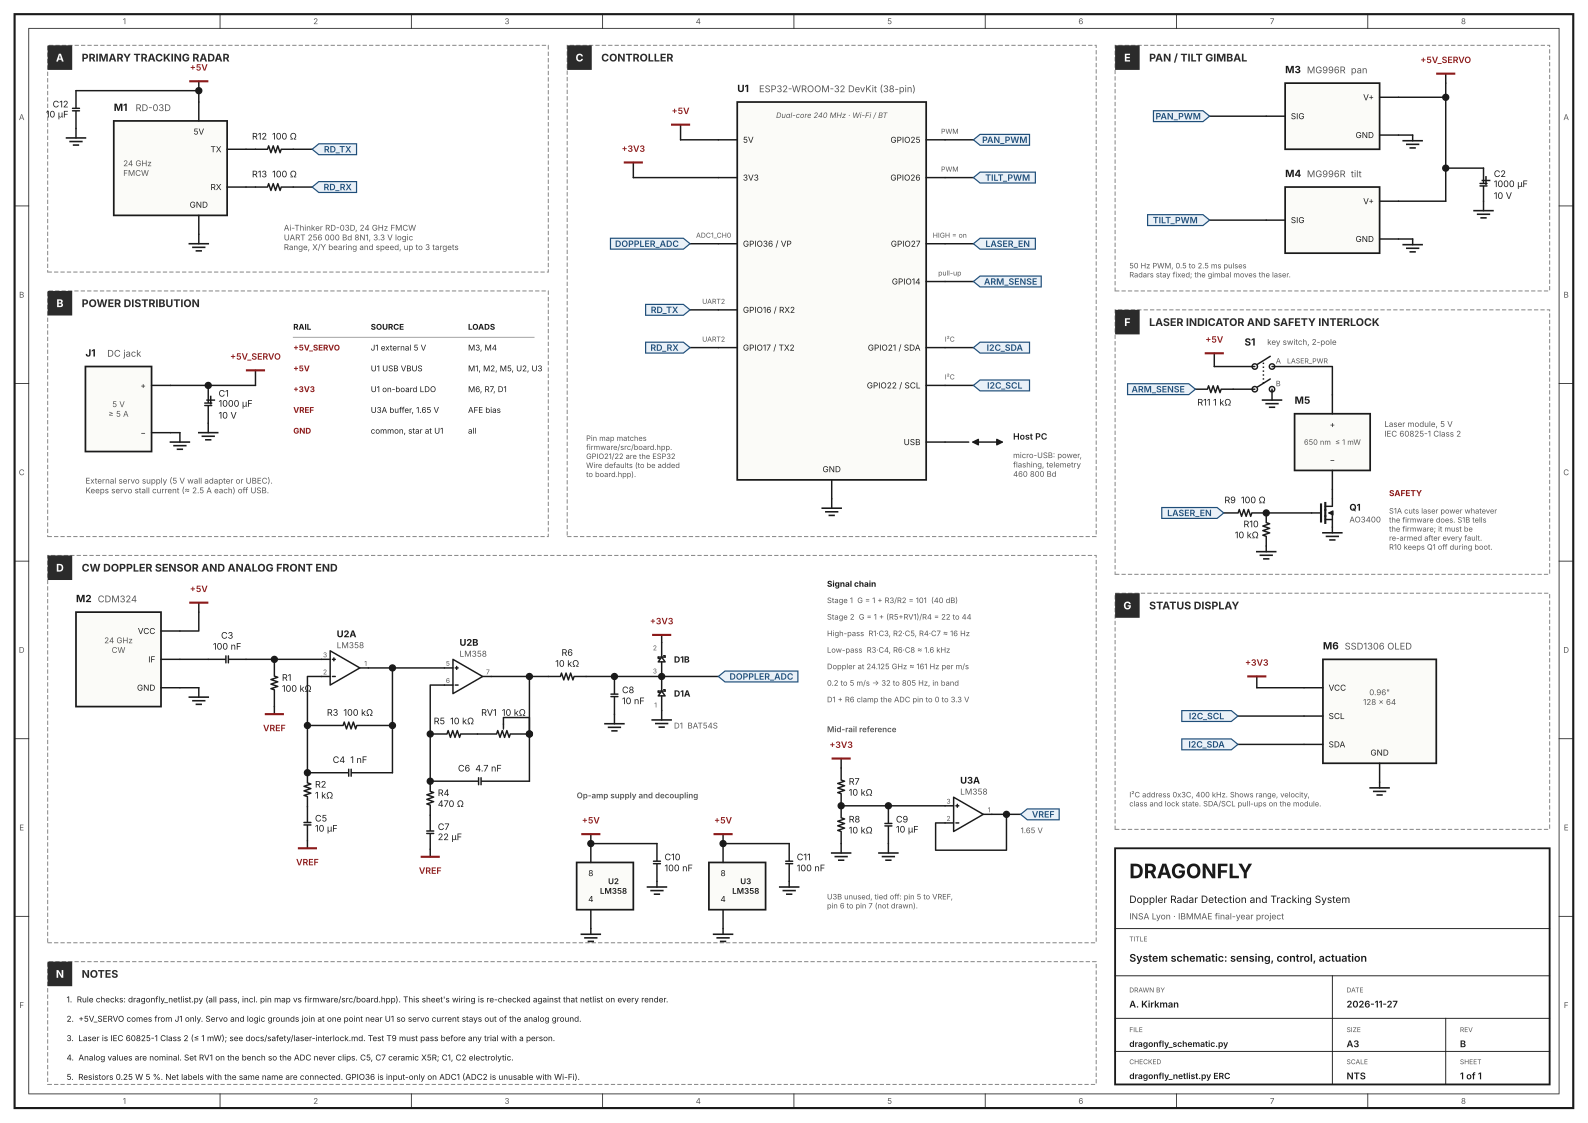

Source code (Python):
"""Dragonfly system schematic (Rev B).

Draws the full system schematic on one A3 landscape sheet with schemdraw
(component symbols) and matplotlib (frames, modules, net labels, title block).

Usage:  python dragonfly_schematic.py [outdir]
Writes dragonfly_schematic.{pdf,svg,png}.
"""

import re
import sys
from pathlib import Path

import matplotlib

matplotlib.use("Agg")
import matplotlib.pyplot as plt
import schemdraw
import schemdraw.elements as elm
from matplotlib.patches import Polygon, Rectangle

OUT = Path(sys.argv[1]) if len(sys.argv) > 1 else Path(".")
FONT = "Inter"
W, H = 168.0, 118.8  # drawing units, A3 aspect

INK = "#1a1a1a"
NET = "#1F4E79"
NETFILL = "#EAF1F8"
PWR = "#8B1A1A"
FRAME = "#8C8C8C"
MUTED = "#555555"
LW = 1.1

plt.rcParams["font.family"] = FONT
fig = plt.figure(figsize=(16.54, 11.69))
ax = fig.add_axes([0, 0, 1, 1])
ops = []  # deferred matplotlib drawing

# Connectivity recorded while drawing, so the sheet itself can be checked against the netlist.
SEGS = []  # wire segments ((x0, y0), (x1, y1))
LABELS = []  # ((x, y), net name) from net flags, power ports and ground symbols
PINS = {}  # (ref, pin) -> (x, y) terminal point of a drawn part


# ---------------------------------------------------------------- primitives
def wire(*pts, record=True):
    if record:
        SEGS.extend(zip(pts[:-1], pts[1:], strict=True))
    xs, ys = zip(*pts, strict=True)
    ops.append(lambda: ax.plot(xs, ys, color=INK, lw=LW, solid_capstyle="round", zorder=3))


def dot(x, y):
    ops.append(lambda: ax.add_patch(plt.Circle((x, y), 0.32, color=INK, zorder=5)))


def text(
    x, y, s, size=7, color=INK, ha="left", va="center", weight="normal", style="normal", rot=0, z=6
):
    ops.append(
        lambda: ax.text(
            x,
            y,
            s,
            fontsize=size,
            color=color,
            ha=ha,
            va=va,
            fontweight=weight,
            fontstyle=style,
            rotation=rot,
            zorder=z,
        )
    )


def flag(x, y, name, side):
    """Net label attached to a wire end at (x, y); body extends to `side` ('l' or 'r')."""
    h = 1.15
    w = 0.62 * len(name) + 1.6
    s = 1 if side == "r" else -1
    pts = [
        (x, y),
        (x + s * 0.7, y + h / 2),
        (x + s * w, y + h / 2),
        (x + s * w, y - h / 2),
        (x + s * 0.7, y - h / 2),
    ]
    ops.append(
        lambda: ax.add_patch(Polygon(pts, closed=True, fc=NETFILL, ec=NET, lw=0.9, zorder=4))
    )
    text(x + s * (w + 0.7) / 2, y, name, size=6.6, color=NET, ha="center", weight="semibold")


def port(x, y, name, up=True, stub=1.6):
    """Power-port symbol: stub from (x, y), bar, rail name."""
    s = 1 if up else -1
    wire((x, y), (x, y + s * stub))
    yb = y + s * stub
    ops.append(lambda: ax.plot([x - 0.9, x + 0.9], [yb, yb], color=PWR, lw=1.6, zorder=4))
    text(
        x,
        yb + s * 0.9,
        name,
        size=6.6,
        color=PWR,
        ha="center",
        weight="semibold",
        va="bottom" if up else "top",
    )


def gnd(x, y, stub=1.0):
    wire((x, y), (x, y - stub))
    LABELS.append(((x, y - stub), "GND"))
    yb = y - stub
    for i, half in enumerate((1.0, 0.62, 0.25)):
        yy = yb - i * 0.38
        ops.append(
            lambda yy=yy, half=half: ax.plot(
                [x - half, x + half], [yy, yy], color=INK, lw=1.2, zorder=4
            )
        )


def frame(x0, y0, x1, y1, tag, title):
    ops.append(
        lambda: ax.add_patch(
            Rectangle(
                (x0, y0), x1 - x0, y1 - y0, fill=False, ec=FRAME, lw=0.8, ls=(0, (4, 2)), zorder=1
            )
        )
    )
    ops.append(
        lambda: ax.add_patch(Rectangle((x0, y1 - 2.6), 2.6, 2.6, fc="#2B2B2B", ec="none", zorder=2))
    )
    text(x0 + 1.3, y1 - 1.3, tag, size=8, color="white", ha="center", weight="bold")
    text(x0 + 3.6, y1 - 1.3, title, size=8, weight="bold", color="#2B2B2B")


def pin_id(name):
    """Module pin name on the sheet -> pin key in the netlist."""
    m = re.match(r"GPIO(\d+)", name)
    return f"IO{m.group(1)}" if m else name.replace("−", "-")


def module(x0, y0, w, h, ref, value, pins, desc=None, pid=None):
    """Box with pins. pins: list of (side, pos, name) where side in L/R/T/B and pos is
    the y (L/R) or x (T/B) coordinate. Returns {name: pin-end (x, y)}."""
    ops.append(
        lambda: ax.add_patch(Rectangle((x0, y0), w, h, fc="#FBFBF8", ec=INK, lw=1.3, zorder=2))
    )
    text(x0, y0 + h + 0.8, ref, size=7.5, weight="bold", va="bottom")
    text(x0 + len(ref) * 0.75 + 0.8, y0 + h + 0.8, value, size=7, va="bottom", color=MUTED)
    if desc:
        text(
            x0 + w / 2,
            y0 + h / 2 if not any(p[0] in "LR" for p in pins) else y0 + 1.0,
            desc,
            size=5.8,
            color=MUTED,
            ha="center",
            style="italic",
        )
    ends = {}
    L = 2.0
    for side, pos, name in pins:
        if side == "L":
            a, b = (x0, pos), (x0 - L, pos)
            text(x0 + 0.6, pos, name, size=6.2)
        elif side == "R":
            a, b = (x0 + w, pos), (x0 + w + L, pos)
            text(x0 + w - 0.6, pos, name, size=6.2, ha="right")
        elif side == "T":
            a, b = (pos, y0 + h), (pos, y0 + h + L)
            text(pos, y0 + h - 0.6, name, size=6.2, ha="center", va="top")
        else:
            a, b = (pos, y0), (pos, y0 - L)
            text(pos, y0 + 0.6, name, size=6.2, ha="center", va="bottom")
        wire(a, b)
        ends[name] = b
        if name != "USB":  # USB goes to the host PC, off the netlist
            PINS[(pid or ref, pin_id(name))] = b
    return ends


sys.path.insert(0, str(Path(__file__).resolve().parent))
from dragonfly_netlist import NETS, PARTS, PASSIVES  # noqa: E402

_flag, _port = flag, port
DRAWN_NETS = set()


def flag(x, y, name, side):
    assert name in NETS, f"net label {name} is not in the netlist"
    DRAWN_NETS.add(name)
    LABELS.append(((x, y), name))
    _flag(x, y, name, side)


def port(x, y, name, up=True, stub=1.6):
    assert name in NETS, f"rail {name} is not in the netlist"
    DRAWN_NETS.add(name)
    _port(x, y, name, up, stub)
    LABELS.append(((x, y + (stub if up else -stub)), name))


def lab(ref, sep="\n"):
    """Designator and value straight from the netlist, so the drawing cannot drift.
    Also tells part() which component it is placing, so its terminals are recorded."""
    PENDING[0] = ref
    return f"{ref}{sep}{PASSIVES[ref][0]}".replace(" 10 V", "\n10 V")


S = 1.45  # symbol scale
d = schemdraw.Drawing(canvas=ax, show=False)
d.config(fontsize=6.8, font=FONT, lw=LW, color=INK)


PENDING = [None]


def part(e, scale=S):
    el = d.add(e.scale(scale))
    ref, PENDING[0] = PENDING[0], None
    if ref:
        PINS[(ref, "1")] = tuple(el.absanchors["start"])
        PINS[(ref, "2")] = tuple(el.absanchors["end"])
    return el


def pinno(x, y, n, ha="left"):
    text(x, y, n, size=5, color=MUTED, ha=ha, va="bottom")


# ---------------------------------------------------------------- A  RD-03D
frame(5, 90, 58, 114, "A", "PRIMARY TRACKING RADAR")
p = module(
    12,
    96,
    12,
    10,
    "M1",
    "RD-03D",
    [("T", 21, "5V"), ("B", 21, "GND"), ("R", 103, "TX"), ("R", 99, "RX")],
)
vx, vy = p["5V"][0], p["5V"][1] + 1.2
wire(p["5V"], (vx, vy))
port(vx, vy, "+5V", stub=1.0)
gnd(*p["GND"])
# supply bulk capacitor at the module (Rd-03D spec 7: ripple within 100 mV)
dot(vx, vy)
wire((vx, vy), (8, vy))
part(elm.Capacitor().at((8, vy)).down(4).label(lab("C12"), loc="top", ofst=0.3))
gnd(8, vy - 4)
# 100 Ω series resistors on the UART lines (Rd-03D spec 7.4)
wire(p["TX"], (27, 103))
part(elm.Resistor().at((27, 103)).right(4).label(lab("R12", "  "), loc="top", ofst=0.3))
wire((31, 103), (33, 103))
flag(33, 103, "RD_TX", "r")
wire(p["RX"], (27, 99))
part(elm.Resistor().at((27, 99)).right(4).label(lab("R13", "  "), loc="top", ofst=0.3))
wire((31, 99), (33, 99))
flag(33, 99, "RD_RX", "r")
text(13.0, 101, "24 GHz\nFMCW", size=6, color=MUTED)
text(
    30,
    95.2,
    "Ai-Thinker RD-03D, 24 GHz FMCW\nUART 256 000 Bd 8N1, 3.3 V logic\nRange, X/Y bearing and speed, up to 3 targets",
    size=6,
    color=MUTED,
    va="top",
)

# ---------------------------------------------------------------- B  POWER
frame(5, 62, 58, 88, "B", "POWER DISTRIBUTION")
p = module(9, 71, 7, 9, "J1", "DC jack", [("R", 78, "+"), ("R", 73, "−")])
text(12.5, 75.5, "5 V\n≥ 5 A", size=6, color=MUTED, ha="center")
wire(p["+"], (27, 78))
dot(22, 78)
part(elm.Capacitor(polar=True).at((22, 78)).down(4).label(lab("C1"), loc="bottom", ofst=0.5))
gnd(22, 74)
port(27, 78, "+5V_SERVO")
wire(p["−"], (19, 73))
gnd(19, 73)
text(
    9,
    67.4,
    "External servo supply (5 V wall adapter or UBEC).\nKeeps servo stall current (≈ 2.5 A each) off USB.",
    size=6,
    color=MUTED,
    va="center",
)
tx, ty = 31, 84.2
rows = [
    ("RAIL", "SOURCE", "LOADS"),
    ("+5V_SERVO", "J1 external 5 V", "M3, M4"),
    ("+5V", "U1 USB VBUS", "M1, M2, M5, U2, U3"),
    ("+3V3", "U1 on-board LDO", "M6, R7, D1"),
    ("VREF", "U3A buffer, 1.65 V", "AFE bias"),
    ("GND", "common, star at U1", "all"),
]
for i, (a_, b_, c_) in enumerate(rows):
    yy = ty - i * 2.2
    hdr = i == 0
    text(tx, yy, a_, size=6, weight="bold", color=INK if hdr else PWR)
    text(tx + 8.2, yy, b_, size=6, weight="bold" if hdr else "normal")
    text(tx + 18.5, yy, c_, size=6, weight="bold" if hdr else "normal")
ops.append(lambda: ax.plot([tx, 56.5], [ty - 1.1, ty - 1.1], color=FRAME, lw=0.6, zorder=3))

# ---------------------------------------------------------------- D  ESP32
frame(60, 62, 116, 114, "C", "CONTROLLER")
p = module(
    78,
    68,
    20,
    40,
    "U1",
    "ESP32-WROOM-32 DevKit (38-pin)",
    [
        ("L", 104, "5V"),
        ("L", 100, "3V3"),
        ("L", 93, "GPIO36 / VP"),
        ("L", 86, "GPIO16 / RX2"),
        ("L", 82, "GPIO17 / TX2"),
        ("R", 104, "GPIO25"),
        ("R", 100, "GPIO26"),
        ("R", 93, "GPIO27"),
        ("R", 89, "GPIO14"),
        ("R", 82, "GPIO21 / SDA"),
        ("R", 78, "GPIO22 / SCL"),
        ("R", 72, "USB"),
        ("B", 88, "GND"),
    ],
)
wire(p["5V"], (72, 104))
port(72, 104, "+5V")
wire(p["3V3"], (67, 100))
port(67, 100, "+3V3")
wire(p["GPIO36 / VP"], (73, 93))
flag(73, 93, "DOPPLER_ADC", "l")
wire(p["GPIO16 / RX2"], (73, 86))
flag(73, 86, "RD_TX", "l")
wire(p["GPIO17 / TX2"], (73, 82))
flag(73, 82, "RD_RX", "l")
wire(p["GPIO25"], (103, 104))
flag(103, 104, "PAN_PWM", "r")
wire(p["GPIO26"], (103, 100))
flag(103, 100, "TILT_PWM", "r")
wire(p["GPIO27"], (103, 93))
flag(103, 93, "LASER_EN", "r")
wire(p["GPIO14"], (103, 89))
flag(103, 89, "ARM_SENSE", "r")
wire(p["GPIO21 / SDA"], (103, 82))
flag(103, 82, "I2C_SDA", "r")
wire(p["GPIO22 / SCL"], (103, 78))
flag(103, 78, "I2C_SCL", "r")
gnd(*p["GND"])
ux, uy = p["USB"]
wire((ux, uy), (ux + 2.5, uy))
ops.append(
    lambda: ax.annotate(
        "",
        xy=(ux + 6.5, uy),
        xytext=(ux + 2.5, uy),
        arrowprops=dict(arrowstyle="<|-|>", color=INK, lw=LW),
        zorder=3,
    )
)
text(ux + 7.2, uy + 0.6, "Host PC", size=6.6, weight="semibold")
text(
    ux + 7.2,
    uy - 0.9,
    "micro-USB: power,\nflashing, telemetry\n460 800 Bd",
    size=5.8,
    color=MUTED,
    va="top",
)
for yy, s_ in [(93, "ADC1_CH0"), (86, "UART2"), (82, "UART2")]:
    text(75.5, yy + 0.9, s_, size=5.2, color=MUTED, ha="center")
for yy, s_ in [
    (104, "PWM"),
    (100, "PWM"),
    (93, "HIGH = on"),
    (89, "pull-up"),
    (82, "I²C"),
    (78, "I²C"),
]:
    text(100.5, yy + 0.9, s_, size=5.2, color=MUTED, ha="center")
text(
    88, 106.6, "Dual-core 240 MHz · Wi-Fi / BT", size=5.6, color=MUTED, ha="center", style="italic"
)
text(
    62,
    70.5,
    "Pin map matches\nfirmware/src/board.hpp.\nGPIO21/22 are the ESP32\nWire defaults (to be added\nto board.hpp).",
    size=5.6,
    color=MUTED,
    va="center",
)

# ---------------------------------------------------------------- C  ANALOG FRONT END
frame(5, 19, 116, 60, "D", "CW DOPPLER SENSOR AND ANALOG FRONT END")
Y = 49.0
p = module(8, 44, 9, 10, "M2", "CDM324", [("R", 52, "VCC"), ("R", Y, "IF"), ("R", 46, "GND")])
text(12.5, 50.5, "24 GHz\nCW", size=6, color=MUTED, ha="center")
wire(p["VCC"], (21, 52), (21, 54))
port(21, 54, "+5V", stub=1.0)
wire(p["GND"], (21, 46))
gnd(21, 46)
wire(p["IF"], (22, Y))
part(elm.Capacitor().at((22, Y)).right(4).label(lab("C3"), loc="top", ofst=0.3))
wire((26, Y), (34, Y))
dot(29, Y)
part(elm.Resistor().at((29, Y)).down(5).label(lab("R1"), loc="bottom", ofst=0.3))
port(29, Y - 5, "VREF", up=False, stub=0.8)


def opamp(x, y, ref, pins):
    o = part(elm.Opamp(leads=True).right().flip().anchor("in2").at((x, y)))
    A = {k: tuple(v) for k, v in o.absanchors.items()}
    for anchor, pin in zip(("in2", "in1", "out"), pins, strict=True):
        PINS[(ref[:2], pin)] = A[anchor]
    text(x + 1.6, y + 2.7, ref, size=7, weight="bold")
    text(x + 1.6, y + 1.5, "LM358", size=6.2, color=MUTED)
    pinno(A["in2"][0] + 0.15, A["in2"][1] + 0.05, pins[0])
    pinno(A["in1"][0] + 0.15, A["in1"][1] + 0.05, pins[1])
    pinno(A["out"][0] - 0.15, A["out"][1] + 0.05, pins[2], ha="right")
    return A


def amp_stage(A, nx, fb_parts, cfb, rg, cdc, xr, y_r, y_c, rg_len=4):
    """Non-inverting stage: feedback R (and optional trimmer) at y_r, C at y_c below the op-amp."""
    n1, o = A["in1"], A["out"]
    wire(n1, (nx, n1[1]), (nx, y_c))
    dot(nx, y_r)
    x = nx
    for kind, ref, ln in fb_parts:
        if kind == "R":
            part(elm.Resistor().at((x, y_r)).right(ln).label(lab(ref, "  "), loc="top", ofst=0.3))
        else:
            pot = part(
                elm.Potentiometer()
                .at((x, y_r))
                .right(ln)
                .label(f"{ref}  {PARTS[ref][0].split()[0]} kΩ", loc="top", ofst=0.3)
            )
            tp = pot.absanchors["tap"]
            PINS[(ref, "1")] = tuple(pot.absanchors["start"])
            PINS[(ref, "3")] = tuple(pot.absanchors["end"])
            PINS[(ref, "2")] = tuple(tp)
            wire(tuple(tp), (tp[0], tp[1] + 0.7), (x + ln, tp[1] + 0.7), (x + ln, y_r))
            dot(x + ln, y_r)
        x += ln
    wire((x, y_r), (xr, y_r))
    part(elm.Capacitor().at((nx, y_c)).right(xr - nx).label(lab(cfb, "  "), loc="top", ofst=0.3))
    wire((xr, y_c), (xr, o[1]))
    dot(xr, y_r)
    dot(nx, y_c)
    part(elm.Resistor().at((nx, y_c)).down(rg_len).label(lab(rg), loc="bottom", ofst=0.3))
    part(
        elm.Capacitor().at((nx, y_c - rg_len)).down(rg_len).label(lab(cdc), loc="bottom", ofst=0.3)
    )
    port(nx, y_c - 2 * rg_len, "VREF", up=False, stub=0.8)


A1 = opamp(34, Y, "U2A", ("3", "2", "1"))
amp_stage(A1, 32.5, [("R", "R3", 9)], "C4", "R2", "C5", xr=41.5, y_r=42, y_c=37, rg_len=3.6)
wire(A1["out"], (47, A1["out"][1]))
dot(41.5, A1["out"][1])

Y2 = A1["out"][1]
A2 = opamp(47, Y2, "U2B", ("5", "6", "7"))
amp_stage(
    A2,
    45.5,
    [("R", "R5", 5), ("P", "RV1", 5.5)],
    "C6",
    "R4",
    "C7",
    xr=56,
    y_r=41.1,
    y_c=36.1,
    rg_len=3.6,
)
Y3 = A2["out"][1]
wire(A2["out"], (58, Y3))
dot(56, Y3)
part(elm.Resistor().at((58, Y3)).right(4).label(lab("R6"), loc="top", ofst=0.3))
wire((62, Y3), (76, Y3))
dot(65, Y3)
dot(70, Y3)
part(elm.Capacitor().at((65, Y3)).down(4).label(lab("C8"), loc="bottom", ofst=0.3))
gnd(65, Y3 - 4)
d1b = part(elm.Schottky().at((70, Y3)).up(3.6))  # anode = pin 3 (common), cathode = pin 2
port(70, Y3 + 3.6, "+3V3", stub=0.8)
d1a = part(elm.Schottky().at((70, Y3 - 3.6)).up(3.6))  # anode = pin 1, cathode = pin 3
PINS[("D1", "1")] = tuple(d1a.absanchors["start"])
PINS[("D1", "3")] = tuple(d1a.absanchors["end"])
PINS[("D1", "3b")] = tuple(d1b.absanchors["start"])
PINS[("D1", "2")] = tuple(d1b.absanchors["end"])
gnd(70, Y3 - 3.6)
text(71.3, Y3 + 1.8, "D1B", size=6.5, weight="bold")
text(71.3, Y3 - 1.8, "D1A", size=6.5, weight="bold")
text(71.3, Y3 - 5.2, "D1  BAT54S", size=6, color=MUTED)
pinno(69.5, Y3 + 3.6 - 1.0, "2", ha="right")
pinno(69.5, Y3 + 0.15, "3", ha="right")
pinno(69.5, Y3 - 3.6 + 0.15, "1", ha="right")
flag(76, Y3, "DOPPLER_ADC", "r")

# op-amp supply pins (bottom-left)
for ref, x, cref in (("U2", 61.0, "C10"), ("U3", 75.0, "C11")):
    pp = module(x, 22.5, 6, 5, "", "", [("T", x + 1.5, "8"), ("B", x + 1.5, "4")], pid=ref)
    text(x + 3.9, 25.0, f"{ref}\nLM358", size=6, ha="center", weight="semibold")
    port(*pp["8"], "+5V", stub=1.0)
    gnd(*pp["4"], stub=0.6)
    cx = x + 8.5
    wire(pp["8"], (cx, pp["8"][1]))
    dot(*pp["8"])
    part(elm.Capacitor().at((cx, pp["8"][1])).down(4).label(lab(cref), loc="bottom", ofst=0.3))
    gnd(cx, pp["8"][1] - 4, stub=0.6)
text(61, 34.6, "Op-amp supply and decoupling", size=6, weight="semibold", color=MUTED)

# design summary (right column)
bx = 87.5
summary = [
    ("Signal chain", True),
    ("Stage 1  G = 1 + R3/R2 = 101  (40 dB)", False),
    ("Stage 2  G = 1 + (R5+RV1)/R4 = 22 to 44", False),
    ("High-pass  R1·C3, R2·C5, R4·C7 ≈ 16 Hz", False),
    ("Low-pass  R3·C4, R6·C8 ≈ 1.6 kHz", False),
    ("Doppler at 24.125 GHz ≈ 161 Hz per m/s", False),
    ("0.2 to 5 m/s → 32 to 805 Hz, in band", False),
    ("D1 + R6 clamp the ADC pin to 0 to 3.3 V", False),
]
for i, (s_, b_) in enumerate(summary):
    text(
        bx,
        57.0 - i * 1.75,
        s_,
        size=6.2 if b_ else 5.7,
        weight="bold" if b_ else "normal",
        color=INK if b_ else MUTED,
    )

# VREF generator (U3A buffer)
VX = 89.0
port(VX, 37.5, "+3V3", stub=1.0)
part(elm.Resistor().at((VX, 37.5)).down(4).label(lab("R7"), loc="bottom", ofst=0.3))
dot(VX, 33.5)
part(elm.Resistor().at((VX, 33.5)).down(4).label(lab("R8"), loc="bottom", ofst=0.3))
gnd(VX, 29.5)
wire((VX, 33.5), (100, 33.5))
dot(94, 33.5)
part(elm.Capacitor().at((94, 33.5)).down(4).label(lab("C9"), loc="bottom", ofst=0.3))
gnd(94, 29.5)
A3 = opamp(100, 33.5, "U3A", ("3", "2", "1"))
wire(A3["in1"], (99, A3["in1"][1]), (99, 28.8), (106.5, 28.8), (106.5, A3["out"][1]))
wire(A3["out"], (108, A3["out"][1]))
dot(106.5, A3["out"][1])
flag(108, A3["out"][1], "VREF", "r")
text(108, A3["out"][1] - 1.7, "1.65 V", size=5.8, color=MUTED)
text(
    87.5,
    23.4,
    "U3B unused, tied off: pin 5 to VREF,\npin 6 to pin 7 (not drawn).",
    size=5.6,
    color=MUTED,
)
text(87.5, 41.6, "Mid-rail reference", size=6, weight="semibold", color=MUTED)

# ---------------------------------------------------------------- E  SERVOS
frame(118, 88, 164, 114, "E", "PAN / TILT GIMBAL")
m3 = module(
    136,
    103,
    10,
    7,
    "M3",
    "MG996R  pan",
    [("L", 106.5, "SIG"), ("R", 108.5, "V+"), ("R", 104.5, "GND")],
)
m4 = module(
    136,
    92,
    10,
    7,
    "M4",
    "MG996R  tilt",
    [("L", 95.5, "SIG"), ("R", 97.5, "V+"), ("R", 93.5, "GND")],
)
wire(m3["SIG"], (128, 106.5))
flag(128, 106.5, "PAN_PWM", "l")
wire(m4["SIG"], (128, 95.5))
flag(128, 95.5, "TILT_PWM", "l")
wire(m3["GND"], (149.5, 104.5))
gnd(149.5, 104.5, stub=0.6)
wire(m4["GND"], (149.5, 93.5))
gnd(149.5, 93.5, stub=0.6)
wire(m3["V+"], (153, 108.5))
wire(m4["V+"], (153, 97.5))
wire((153, 97.5), (153, 110))
port(153, 110, "+5V_SERVO", stub=1.0)
dot(153, 108.5)
dot(153, 101)
wire((153, 101), (157, 101))
part(elm.Capacitor(polar=True).at((157, 101)).down(3.5).label(lab("C2"), loc="bottom", ofst=0.5))
gnd(157, 97.5)
text(
    119.5,
    90.2,
    "50 Hz PWM, 0.5 to 2.5 ms pulses\nRadars stay fixed; the gimbal moves the laser.",
    size=5.6,
    color=MUTED,
    va="center",
)

# ---------------------------------------------------------------- F  LASER
frame(118, 58, 164, 86, "F", "LASER INDICATOR AND SAFETY INTERLOCK")
sw = d.add(elm.SwitchDpst().right().scale(2.4).at((132.5, 80)))
a = {k: tuple(v) for k, v in sw.absanchors.items()}
PINS.update(
    {("S1", "A1"): a["p1"], ("S1", "A2"): a["t1"], ("S1", "B1"): a["p2"], ("S1", "B2"): a["t2"]}
)
port(128.5, 80, "+5V", stub=1.4)
wire((128.5, 80), a["p1"])
wire(a["t1"], (141, 80), (141, 77))
flag(126.5, a["p2"][1], "ARM_SENSE", "l")
part(elm.Resistor().at((126.5, a["p2"][1])).right(4).label(lab("R11", " "), loc="bottom", ofst=0.3))
wire((130.5, a["p2"][1]), a["p2"])
wire(a["t2"], (a["t2"][0], a["t2"][1] - 0.15))
gnd(a["t2"][0], a["t2"][1] - 0.15, stub=1.0)
text(131.7, 82.6, "S1", size=7.5, weight="bold")
text(134.1, 82.6, "key switch, 2-pole", size=6, color=MUTED)
text(a["t1"][0] + 0.4, 80.6, "A", size=5.6, color=MUTED)
text(a["t2"][0] + 0.4, a["p2"][1] + 0.6, "B", size=5.6, color=MUTED)
text(136.2, 80.6, "LASER_PWR", size=5.2, color=MUTED)
m5 = module(137, 69, 8, 6, "M5", "", [("T", 141, "+"), ("B", 141, "−")])
text(141, 72, "650 nm  ≤ 1 mW", size=5.6, ha="center", color=MUTED)
text(146.5, 73.4, "Laser module, 5 V\nIEC 60825-1 Class 2", size=6, color=MUTED, va="center")
wire(m5["−"], (141, 66))


def nmos(x, yd):
    """Enhancement N-MOSFET drawn directly: drain at (x, yd), source 3 below, gate on the left."""
    ys = yd - 3.0
    ym = yd - 1.5
    wire((x, yd), (x, yd - 0.8), (x - 0.75, yd - 0.8), record=False)
    wire((x, ys), (x, ys + 0.8), (x - 0.75, ys + 0.8), record=False)
    wire((x, ym), (x, ys + 0.8), record=False)
    for y0, y1 in ((yd - 0.45, yd - 1.15), (ym - 0.3, ym + 0.3), (ys + 0.45, ys + 1.15)):
        ops.append(
            lambda y0=y0, y1=y1: ax.plot(
                [x - 0.75, x - 0.75], [y0, y1], color=INK, lw=1.6, zorder=4
            )
        )
    ops.append(
        lambda: ax.plot([x - 1.2, x - 1.2], [yd - 0.6, ys + 0.6], color=INK, lw=1.6, zorder=4)
    )
    ops.append(
        lambda: ax.annotate(
            "",
            xy=(x - 0.8, ym),
            xytext=(x, ym),
            arrowprops=dict(arrowstyle="-|>", color=INK, lw=LW, mutation_scale=7),
            zorder=4,
        )
    )
    wire((x - 2.2, ym), (x - 1.2, ym), record=False)
    return {"drain": (x, yd), "source": (x, ys), "gate": (x - 2.2, ym), "center": (x, ym)}


qa = nmos(141, 66)
PINS.update({("Q1", "D"): qa["drain"], ("Q1", "S"): qa["source"], ("Q1", "G"): qa["gate"]})
gnd(141, qa["source"][1], stub=0.6)
text(142.8, qa["center"][1] + 0.6, "Q1", size=7, weight="bold")
text(142.8, qa["center"][1] - 0.7, "AO3400", size=6, color=MUTED)
gx, gy = qa["gate"]
wire((gx, gy), (134, gy))
dot(134, gy)
part(elm.Resistor().at((134, gy)).left(4.5).label(lab("R9", "  "), loc="top", ofst=0.3))
flag(129.5, gy, "LASER_EN", "l")
part(elm.Resistor().at((134, gy)).down(3.5).label(lab("R10"), loc="top", ofst=0.3))
gnd(134, gy - 3.5, stub=0.6)
text(147, 66.6, "SAFETY", size=6.2, weight="bold", color=PWR)
text(
    147,
    65.2,
    "S1A cuts laser power whatever\nthe firmware does. S1B tells\nthe firmware; it must be\nre-armed after every fault.\nR10 keeps Q1 off during boot.",
    size=5.6,
    color=MUTED,
    va="top",
)

# ---------------------------------------------------------------- G  OLED
frame(118, 31, 164, 56, "G", "STATUS DISPLAY")
m6 = module(
    140,
    38,
    12,
    11,
    "M6",
    "SSD1306 OLED",
    [("L", 46, "VCC"), ("L", 43, "SCL"), ("L", 40, "SDA"), ("B", 146, "GND")],
)
text(146, 45.0, '0.96"\n128 × 64', size=6, color=MUTED, ha="center")
wire(m6["VCC"], (133, 46))
port(133, 46, "+3V3", stub=1.2)
wire(m6["SCL"], (131, 43))
flag(131, 43, "I2C_SCL", "l")
wire(m6["SDA"], (131, 40))
flag(131, 40, "I2C_SDA", "l")
gnd(*m6["GND"], stub=0.6)
text(
    119.5,
    34.2,
    "I²C address 0x3C, 400 kHz. Shows range, velocity,\nclass and lock state. SDA/SCL pull-ups on the module.",
    size=5.6,
    color=MUTED,
    va="center",
)

# ---------------------------------------------------------------- NOTES
frame(5, 4, 116, 17, "N", "NOTES")
notes = [
    "1.  Rule checks: dragonfly_netlist.py (all pass, incl. pin map vs firmware/src/board.hpp). This sheet's wiring is re-checked against that netlist on every render.",
    "2.  +5V_SERVO comes from J1 only. Servo and logic grounds join at one point near U1 so servo current stays out of the analog ground.",
    "3.  Laser is IEC 60825-1 Class 2 (≤ 1 mW); see docs/safety/laser-interlock.md. Test T9 must pass before any trial with a person.",
    "4.  Analog values are nominal. Set RV1 on the bench so the ADC never clips. C5, C7 ceramic X5R; C1, C2 electrolytic.",
    "5.  Resistors 0.25 W 5 %. Net labels with the same name are connected. GPIO36 is input-only on ADC1 (ADC2 is unusable with Wi-Fi).",
]
for i, s_ in enumerate(notes):
    text(7, 13.0 - i * 2.05, s_, size=6.1, color=INK)

missing = (
    set(NETS)
    - DRAWN_NETS
    - {
        "GND",
        "DOPPLER_IF",
        "AMP1_IN",
        "AMP1_FB",
        "AMP1_RG",
        "AMP1_OUT",
        "AMP2_FB",
        "AMP2_RV",
        "AMP2_RG",
        "AMP2_OUT",
        "VREF_DIV",
        "U3B_FB",
        "LASER_PWR",
        "LASER_SW",
        "LASER_GATE",
        "M1_TX",
        "M1_RX",
        "ARM_SW",
    }
)
assert not missing, f"netlist nets never labelled on the sheet: {missing}"


def sheet_netlist():
    """Rebuild the netlist from the drawing alone: wires join at shared end points and where
    an end point lands on another wire (T-junction); wires that merely cross do not join.
    Labels with the same name join across the sheet."""
    key = lambda pt: (round(pt[0], 3), round(pt[1], 3))  # noqa: E731
    parent = {}

    def find(k):
        parent.setdefault(k, k)
        while parent[k] != k:
            parent[k] = parent[parent[k]]
            k = parent[k]
        return k

    def union(a, b):
        parent[find(a)] = find(b)

    def on_segment(pt, seg):
        (x0, y0), (x1, y1) = seg
        x, y = pt
        cross = (x1 - x0) * (y - y0) - (y1 - y0) * (x - x0)
        within = min(x0, x1) - 1e-3 <= x <= max(x0, x1) + 1e-3 and (
            min(y0, y1) - 1e-3 <= y <= max(y0, y1) + 1e-3
        )
        return abs(cross) < 1e-3 and within

    points = [p for seg in SEGS for p in seg] + list(PINS.values()) + [p for p, _ in LABELS]
    for a, b in SEGS:
        union(key(a), key(b))
    for pt in points:
        find(key(pt))
        for seg in SEGS:
            if on_segment(pt, seg):
                union(key(pt), key(seg[0]))
    names = {}
    for pt, name in LABELS:  # same label name = same net
        if name in names:
            union(key(pt), names[name])
        names[name] = key(pt)
    groups = {}
    for (ref, pin), pt in PINS.items():
        groups.setdefault(find(key(pt)), set()).add((ref, "3" if pin == "3b" else pin))
    labels = {}
    for pt, name in LABELS:
        labels.setdefault(find(key(pt)), set()).add(name)
    return groups, labels


def check_sheet():
    """Compare the drawing's connectivity with dragonfly_netlist.py. Returns a list of errors."""
    groups, labels = sheet_netlist()
    errors = []
    for names in labels.values():
        if len(names) > 1:
            errors.append(f"short between nets {sorted(names)}")
    two_term = set(PASSIVES) - {"C1", "C2"}  # non-polar two-terminal parts: either way round
    not_drawn = {("U3", "5"), ("U3", "6"), ("U3", "7")}  # U3B tie-off, stated in a sheet note

    def canon(pins):
        return sorted((r, "" if r in two_term else p) for r, p in pins if (r, p) not in not_drawn)

    want = {n: canon((r, p) for r, p, *_ in c) for n, c in NETS.items()}
    want = {n: v for n, v in want.items() if v}
    got = [canon(pins) for pins in groups.values()]
    for n, v in want.items():
        if v not in got:
            near = max(got, key=lambda g: len(set(g) & set(v)))
            errors.append(f"net {n}: netlist {v} but sheet {near}")
    for g in got:
        if g not in want.values():
            errors.append(f"sheet net {g} matches no netlist net")
    for ref in ("C1", "C2"):  # polarity: + terminal (start) on the servo rail
        g = next(k for k, v in groups.items() if (ref, "1") in v)
        if "+5V_SERVO" not in labels.get(g, set()):
            errors.append(f"{ref} drawn with + not on +5V_SERVO")
    return errors


SHEET_ERRORS = check_sheet()
if SHEET_ERRORS:
    raise SystemExit("Sheet does not match the netlist:\n  " + "\n  ".join(SHEET_ERRORS))
print(f"Sheet matches the netlist: {len(PINS)} pin connections in {len(NETS)} nets.")

# ---------------------------------------------------------------- TITLE BLOCK
tbx0, tby0, tbx1, tby1 = 118, 4, 164, 29
ops.append(
    lambda: ax.add_patch(
        Rectangle((tbx0, tby0), tbx1 - tbx0, tby1 - tby0, fill=False, ec=INK, lw=1.4, zorder=2)
    )
)


def hline(y, x0=tbx0, x1=tbx1):
    ops.append(lambda: ax.plot([x0, x1], [y, y], color=INK, lw=0.7, zorder=2))


def vline(x, y0, y1):
    ops.append(lambda: ax.plot([x, x], [y0, y1], color=INK, lw=0.7, zorder=2))


hline(20.5)
hline(15.5)
hline(11)
hline(7.5)
vline(141, 4, 15.5)
vline(153, 4, 11)
text(119.5, 26.6, "DRAGONFLY", size=15, weight="bold")
text(119.5, 23.6, "Doppler Radar Detection and Tracking System", size=7.6, color=INK)
text(119.5, 21.8, "INSA Lyon · IBMMAE final-year project", size=6.4, color=MUTED)
text(119.5, 19.4, "TITLE", size=5, color=MUTED)
text(119.5, 17.4, "System schematic: sensing, control, actuation", size=8, weight="semibold")


def cell(x, y, label, value, size=7):
    text(x, y + 2.0, label, size=5, color=MUTED)
    text(x, y + 0.5, value, size=size, weight="semibold")


cell(119.5, 12.0, "DRAWN BY", "A. Kirkman")
cell(142.5, 12.0, "DATE", "2026-11-27")
cell(119.5, 7.8, "FILE", "dragonfly_schematic.py", size=6.4)
cell(142.5, 7.8, "SIZE", "A3")
cell(154.5, 7.8, "REV", "B")
cell(119.5, 4.4, "CHECKED", "dragonfly_netlist.py ERC", size=6.4)
cell(142.5, 4.4, "SCALE", "NTS")
cell(154.5, 4.4, "SHEET", "1 of 1")


# ---------------------------------------------------------------- BORDER + ZONES
def border():
    ax.add_patch(Rectangle((1.5, 1.5), W - 3, H - 3, fill=False, ec=INK, lw=1.6, zorder=1))
    ax.add_patch(Rectangle((3, 3), W - 6, H - 6, fill=False, ec=INK, lw=0.6, zorder=1))
    ncol, nrow = 8, 6
    for i in range(ncol):
        x = 3 + (W - 6) * (i + 0.5) / ncol
        for y in (2.25, H - 2.25):
            ax.text(x, y, str(i + 1), fontsize=6, ha="center", va="center", color=MUTED)
        if i:
            xx = 3 + (W - 6) * i / ncol
            ax.plot([xx, xx], [1.5, 3], color=INK, lw=0.6)
            ax.plot([xx, xx], [H - 3, H - 1.5], color=INK, lw=0.6)
    for j in range(nrow):
        y = 3 + (H - 6) * (j + 0.5) / nrow
        for x in (2.25, W - 2.25):
            ax.text(x, y, "ABCDEF"[nrow - 1 - j], fontsize=6, ha="center", va="center", color=MUTED)
        if j:
            yy = 3 + (H - 6) * j / nrow
            ax.plot([1.5, 3], [yy, yy], color=INK, lw=0.6)
            ax.plot([W - 3, W - 1.5], [yy, yy], color=INK, lw=0.6)


ops.append(border)

# ---------------------------------------------------------------- RENDER
d.draw(canvas=ax)
for op in ops:
    op()
ax.set_xlim(0, W)
ax.set_ylim(0, H)
ax.set_aspect("equal")
ax.axis("off")
fig.patch.set_facecolor("white")
OUT.mkdir(parents=True, exist_ok=True)
fig.savefig(OUT / "dragonfly_schematic.pdf")
fig.savefig(OUT / "dragonfly_schematic.svg")
fig.savefig(OUT / "dragonfly_schematic.png", dpi=300)
print("written to", OUT)
